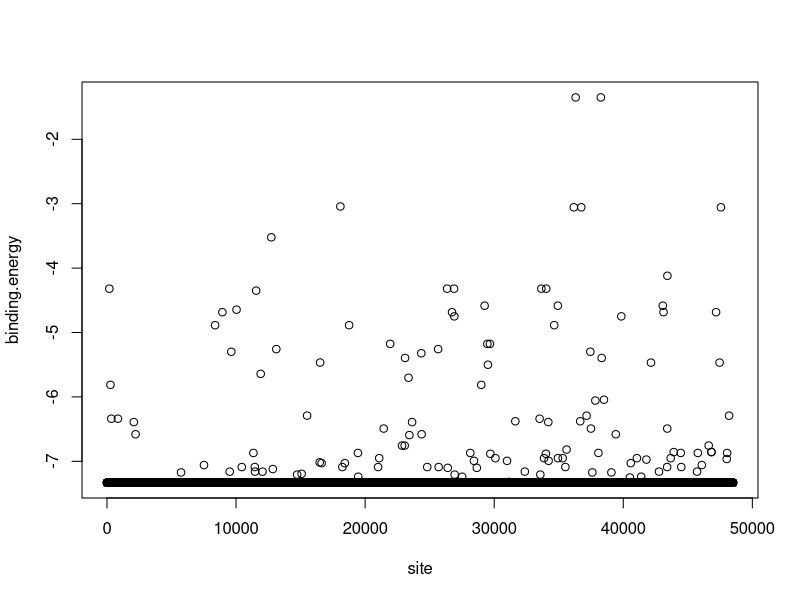

Reproduce this figure in R.
library(stringr)
library(tidyr)
library(reshape2)
TEAD4_motif_PWM=read.table("MA0809.2.txt") 
colnames(TEAD4_motif_PWM)=c("A","C","G","T")
ACGT=data.frame(rbind("A"=rep("a",8),"C"=rep("c",8),"G"=rep("g",8),"T"=rep("t",8)))
apply(TEAD4_motif_PWM,1,sum)
TEAD4_motif_PWM=data.frame(t(TEAD4_motif_PWM))
### energy kt ktlnsum  
grid_for=expand.grid(TEAD4_motif_PWM$X1,
                     TEAD4_motif_PWM$X2,
                     TEAD4_motif_PWM$X3,
                     TEAD4_motif_PWM$X4,
                     TEAD4_motif_PWM$X5,
                     TEAD4_motif_PWM$X6,
                     TEAD4_motif_PWM$X7,
                     TEAD4_motif_PWM$X8
)
base_for=expand.grid(ACGT$X1,
                     ACGT$X2,
                     ACGT$X3,
                     ACGT$X4,
                     ACGT$X5,
                     ACGT$X6,
                     ACGT$X7,
                     ACGT$X8
)
sum_grid_for=apply(grid_for,1,function(x){sum(log(x))})  
sum_grid_for=data.frame(base_for,sum_grid_for)
comb_sum_grid_for=unite(sum_grid_for,"motif", "Var1", "Var2", "Var3", "Var4", "Var5", "Var6", "Var7", "Var8",
                        sep = "")
comb_sum_grid_for=comb_sum_grid_for[comb_sum_grid_for$sum_grid_for>8*log(0.1),]
TEAD4_motif_PWM_rev=TEAD4_motif_PWM[4:1,8:1]
colnames(TEAD4_motif_PWM_rev)=colnames(TEAD4_motif_PWM)
row.names(TEAD4_motif_PWM_rev)=row.names(TEAD4_motif_PWM)
grid_rev=expand.grid(TEAD4_motif_PWM_rev$X1,
                     TEAD4_motif_PWM_rev$X2,
                     TEAD4_motif_PWM_rev$X3,
                     TEAD4_motif_PWM_rev$X4,
                     TEAD4_motif_PWM_rev$X5,
                     TEAD4_motif_PWM_rev$X6,
                     TEAD4_motif_PWM_rev$X7,
                     TEAD4_motif_PWM_rev$X8
)
sum_grid_rev=apply(grid_rev,1,function(x){sum(log(x))})
sum_grid_rev=data.frame(base_for,sum_grid_rev)
comb_sum_grid_rev=unite(sum_grid_rev,"motif", "Var1", "Var2", "Var3", "Var4", "Var5", "Var6", "Var7", "Var8",
                        sep = "")
comb_sum_grid_rev=comb_sum_grid_rev[comb_sum_grid_rev$sum_grid_rev>8*log(0.1),]
#
trunk_MCAT10=read.table("lamda DNA.txt")
trunk_MCAT10=trunk_MCAT10$V1
sequence=tolower(trunk_MCAT10)
locate_ene_for=list()
for (i in 1:nrow(comb_sum_grid_for)){
  locate_ene_for[[i]]=unlist(str_locate_all(sequence,comb_sum_grid_for$motif[i]))
}
locate_ene_rev=list()
for (i in 1:nrow(comb_sum_grid_rev)){
  locate_ene_rev[[i]]=unlist(str_locate_all(sequence,comb_sum_grid_rev$motif[i]))
}
locate_ene_for=data.frame(do.call(cbind, lapply(lapply(locate_ene_for, unlist), `length<-`, max(lengths(locate_ene_for)))))
locate_ene_rev=data.frame(do.call(cbind, lapply(lapply(locate_ene_rev, unlist), `length<-`, max(lengths(locate_ene_rev)))))
comb_ene_for=data.frame(comb_sum_grid_for,t(locate_ene_for))
comb_ene_rev=data.frame(comb_sum_grid_rev,t(locate_ene_rev))
rownames(comb_ene_for)=comb_ene_for$sum_grid_for
comb_ene_for=comb_ene_for[,-c(1,2)]
rownames(comb_ene_rev)=comb_ene_rev$sum_grid_rev
comb_ene_rev=comb_ene_rev[,-c(1,2)]
comb_ene_for=as.matrix(comb_ene_for)
comb_ene_rev=as.matrix(comb_ene_rev)
for (i in 1:nrow(comb_ene_for)){
  comb_ene_for[i,1:as.numeric(sum(!is.na(comb_ene_for[i,]))/2)]=NA
}
for (i in 1:nrow(comb_ene_rev)){
  comb_ene_rev[i,1:as.numeric(sum(!is.na(comb_ene_rev[i,]))/2)]=NA
}
comb_ene_for=t(comb_ene_for)
comb_ene_for_reshape=melt(comb_ene_for,measure=c(colnames(comb_ene_for)))
comb_ene_for_reshape=na.omit(comb_ene_for_reshape)
comb_ene_for_reshape=comb_ene_for_reshape[,-1]
comb_ene_for_reshape$value=comb_ene_for_reshape$value-4
comb_ene_rev=t(comb_ene_rev)
comb_ene_rev_reshape=melt(comb_ene_rev,measure=c(colnames(comb_ene_rev)))
comb_ene_rev_reshape=na.omit(comb_ene_rev_reshape)
comb_ene_rev_reshape=comb_ene_rev_reshape[,-1]
comb_ene_rev_reshape$value=comb_ene_rev_reshape$value-4
comb_ene=rbind(comb_ene_for_reshape,comb_ene_rev_reshape)
comb_ene=comb_ene[order(comb_ene$Var2,decreasing = T),]
colnames(comb_ene)=c("binding energy","site")
#MCAT ACATTCCA
comb_ene$"P_nol"=exp(comb_ene$`binding energy`)/0.784558*0.847847*0.957880*0.960057*0.923815*0.929168*0.961325*0.791461#MCAT ACATTCCA
comb_ene$"ene_nol"=log(comb_ene$"P_nol")
locate_ene_trunk_MCAT10=data.frame(comb_ene$site,comb_ene$ene_nol)
e_ene=8*log(0.4) 
locate_ene_e=locate_ene_trunk_MCAT10[locate_ene_trunk_MCAT10$comb_ene.ene_nol>=e_ene,]
data_ene_trunk_MCAT10=data.frame("site"=4:c(nchar(sequence)-4),"binding energy"=e_ene)
data_ene_trunk_MCAT10[match(locate_ene_e$comb_ene.site,data_ene_trunk_MCAT10$site),2]=locate_ene_e$comb_ene.ene_nol
plot(data_ene_trunk_MCAT10)
write.csv(data_ene_trunk_MCAT10,"lamda_e04.csv")
